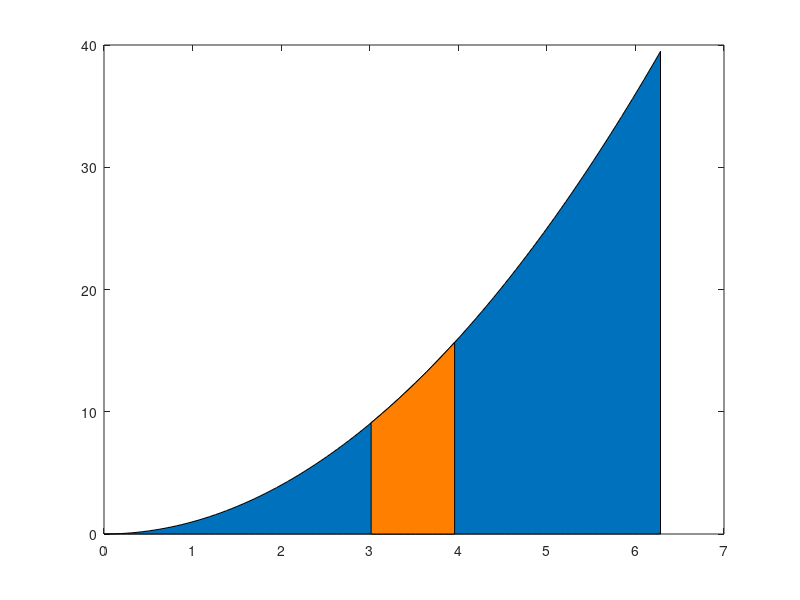

MATLAB code to generate this figure:
x=0:pi/50:2*pi;
y1=x.^2;
H1=area(x,y1);
hold on
idx=x>3&x<4;
H=area(x(idx),y1(idx));
set(H(1),'FaceColor',[1 0.5 0]);